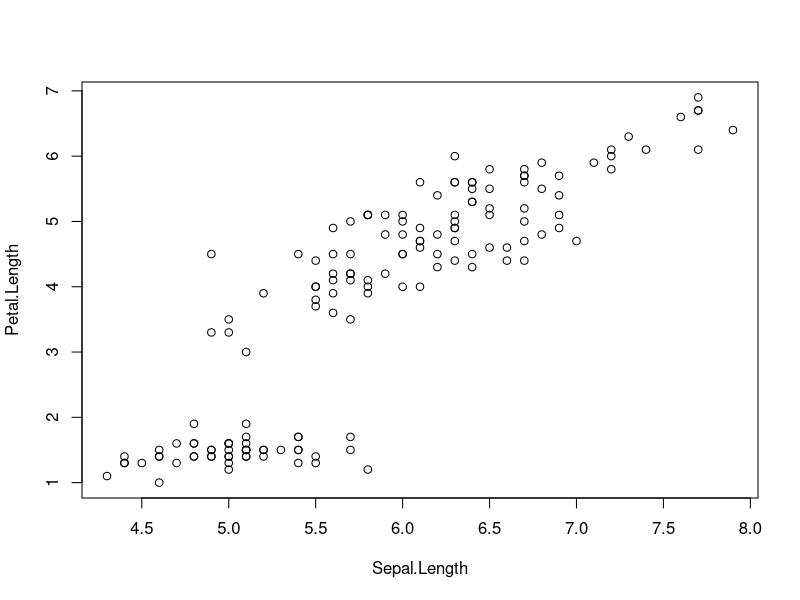

The R script that drew this image:
## ---- chunk 1

library(xtable)

print(xtable(head(mtcars)), type = "html")

## ---- chunk 2

with(iris, plot(Sepal.Length, Petal.Length))

